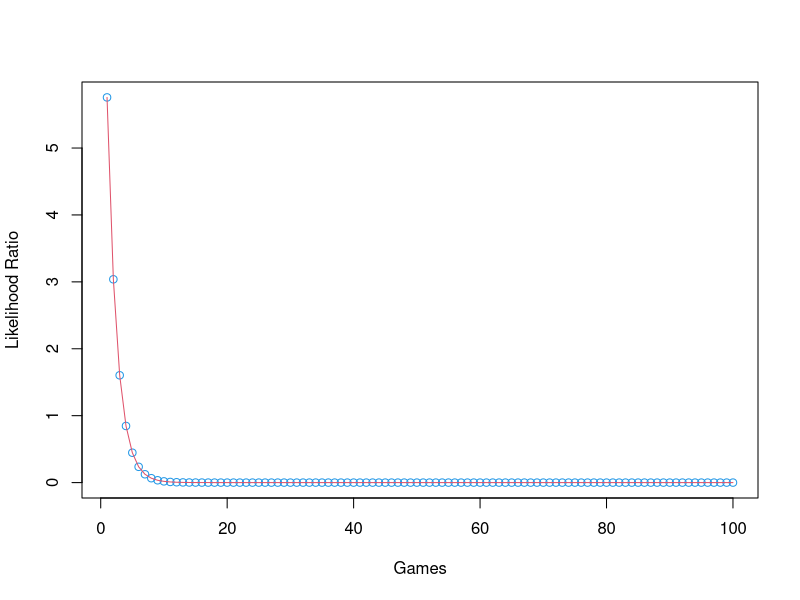

Write R code to recreate this figure.
## ---- chunk 1
knitr::opts_chunk$set(echo = TRUE)
## ---- chunk 2

hypotesis <- function(n, prob){
  k <- seq(1,n)
  return(dbinom(k, games, prob))
}

likelihoodRatio <- function(H0, H1){
  
  likelihoodRatio <- P0/P1
  x <- seq(1, length(likelihoodRatio))
  
  plot(x, likelihoodRatio, 
     type = "p",
     col = 4,
     ylab = "Likelihood Ratio",
     xlab = "Games")
  lines(x, likelihoodRatio,
     col = 2)
  
  return(likelihoodRatio)
}

powerTest <- function(c, likelihoodRatio, H1){
  
  beta <- 0
  x <-length(likelihoodRatio)
  
  for (i in  1:x) {
     if (likelihoodRatio[i] > c) {
       beta = beta + H1[i]
     }
  }
  
  return(1 - beta)
}

rule <- function(prob, maxC, likelihoodRatio, H1, alphaBeta){
  c <- seq(0, maxC, by=0.01)
  probability <- c()
  bigProb <- 0
  result <- c()
  
  for (i in 1:length(c)) {
    probability[i] <- powerTest(c[i], likelihoodRatio, H1)
  }
  
  for (i in 1:length(c)) {
    
      if(probability[i] > prob){
          bigProb <-i
          break
        }
  }
  
  result[1] <- probability[bigProb]
  result[2] <- c[bigProb]
  result[3] <- round(result[2])
  
  return(result)
}

## ---- chunk 3

games <- 100
player <- 1/37
scammer <- 1/20

P0 = hypotesis(games, player)
P1 = hypotesis(games, scammer)

ratio <- likelihoodRatio(P0,P1)


## ---- chunk 4

rul <- rule(0.8, max(ratio), ratio, P1)

print(paste("Probability is ", rul[1]))
print(paste("Decision rule is X >= ", rul[3]))
## ---- chunk 5

alpha <- function(rule, ratio, H0){
  
  alpha <- 0
  
  for (i in 1:length(H0)) {
     
    if(ratio[i] < rule){
        
      alpha = alpha + H0[i]
    }
  }
  
  return(alpha)
}


print(paste("Probability of error type I is", alpha(rul[3], ratio, P0)))



## ---- chunk 6
rulas <- rule(0.3, max(ratio), ratio, P1)

print(paste("Probability of error type I now is", alpha(rulas[2], ratio, P0)))

